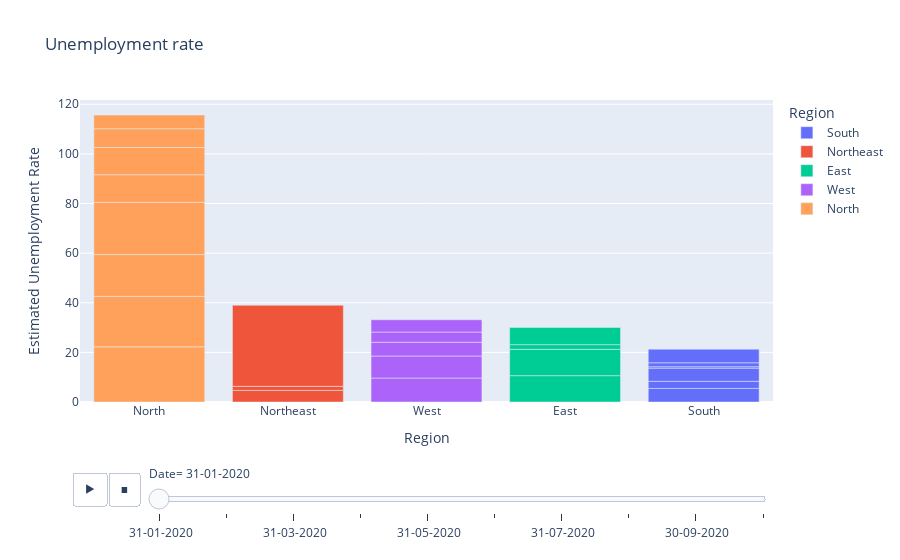

The notebook cell this image was saved under:
### Code cell
fg = px.bar(df,x='Region',y='Estimated Unemployment Rate',color='Region',title='Unemployment rate',animation_frame='Date',template='plotly')
fg.update_layout(xaxis={'categoryorder':'total descending'})
fg.show()

### Figure 1 — Plotly figure (JSON) as saved in the notebook; plotly's stock layout.template omitted (floating-point values rounded to 4 significant figures)
{"data": [{"alignmentgroup": "True", "hovertemplate": "Region=%{x}<br>Date= 31-01-2020<br>Estimated Unemployment Rate=%{y}<extra></extra>", "legendgroup": "South", "marker": {"color": "#636efa", "pattern": {"shape": ""}}, "name": "South", "offsetgroup": "South", "orientation": "v", "showlegend": true, "textposition": "auto", "type": "bar", "x": ["South", "South", "South", "South", "South", "South"], "xaxis": "x", "y": [5.48, 2.86, 5.31, 0.58, 1.57, 5.49], "yaxis": "y"}, {"alignmentgroup": "True", "hovertemplate": "Region=%{x}<br>Date= 31-01-2020<br>Estimated Unemployment Rate=%{y}<extra></extra>", "legendgroup": "Northeast", "marker": {"color": "#EF553B", "pattern": {"shape": ""}}, "name": "Northeast", "offsetgroup": "Northeast", "orientation": "v", "showlegend": true, "textposition": "auto", "type": "bar", "x": ["Northeast", "Northeast", "Northeast"], "xaxis": "x", "y": [4.66, 1.66, 32.67], "yaxis": "y"}, {"alignmentgroup": "True", "hovertemplate": "Region=%{x}<br>Date= 31-01-2020<br>Estimated Unemployment Rate=%{y}<extra></extra>", "legendgroup": "East", "marker": {"color": "#00cc96", "pattern": {"shape": ""}}, "name": "East", "offsetgroup": "East", "orientation": "v", "showlegend": true, "textposition": "auto", "type": "bar", "x": ["East", "East", "East", "East"], "xaxis": "x", "y": [10.61, 10.61, 1.9, 6.94], "yaxis": "y"}, {"alignmentgroup": "True", "hovertemplate": "Region=%{x}<br>Date= 31-01-2020<br>Estimated Unemployment Rate=%{y}<extra></extra>", "legendgroup": "West", "marker": {"color": "#ab63fa", "pattern": {"shape": ""}}, "name": "West", "offsetgroup": "West", "orientation": "v", "showlegend": true, "textposition": "auto", "type": "bar", "x": ["West", "West", "West", "West", "West"], "xaxis": "x", "y": [9.65, 8.89, 5.54, 4.11, 4.95], "yaxis": "y"}, {"alignmentgroup": "True", "hovertemplate": "Region=%{x}<br>Date= 31-01-2020<br>Estimated Unemployment Rate=%{y}<extra></extra>", "legendgroup": "North", "marker": {"color": "#FFA15A", "pattern": {"shape": ""}}, "name": "North", "offsetgroup": "North", "orientation": "v", "showlegend": true, "textposition": "auto", "type": "bar", "x": ["North", "North", "North", "North", "North", "North", "North", "North"], "xaxis": "x", "y": [22.23, 20.34, 16.83, 21.08, 11.11, 10.97, 7.58, 5.49], "yaxis": "y"}], "layout": {"barmode": "relative", "legend": {"title": {"text": "Region"}, "tracegroupgap": 0}, "sliders": [{"active": 0, "currentvalue": {"prefix": "Date="}, "len": 0.9, "pad": {"b": 10, "t": 60}, "steps": [{"args": [[" 31-01-2020"], {"frame": {"duration": 0, "redraw": true}, "fromcurrent": true, "mode": "immediate", "transition": {"duration": 0, "easing": "linear"}}], "label": " 31-01-2020", "method": "animate"}, {"args": [[" 29-02-2020"], {"frame": {"duration": 0, "redraw": true}, "fromcurrent": true, "mode": "immediate", "transition": {"duration": 0, "easing": "linear"}}], "label": " 29-02-2020", "method": "animate"}, {"args": [[" 31-03-2020"], {"frame": {"duration": 0, "redraw": true}, "fromcurrent": true, "mode": "immediate", "transition": {"duration": 0, "easing": "linear"}}], "label": " 31-03-2020", "method": "animate"}, {"args": [[" 30-04-2020"], {"frame": {"duration": 0, "redraw": true}, "fromcurrent": true, "mode": "immediate", "transition": {"duration": 0, "easing": "linear"}}], "label": " 30-04-2020", "method": "animate"}, {"args": [[" 31-05-2020"], {"frame": {"duration": 0, "redraw": true}, "fromcurrent": true, "mode": "immediate", "transition": {"duration": 0, "easing": "linear"}}], "label": " 31-05-2020", "method": "animate"}, {"args": [[" 30-06-2020"], {"frame": {"duration": 0, "redraw": true}, "fromcurrent": true, "mode": "immediate", "transition": {"duration": 0, "easing": "linear"}}], "label": " 30-06-2020", "method": "animate"}, {"args": [[" 31-07-2020"], {"frame": {"duration": 0, "redraw": true}, "fromcurrent": true, "mode": "immediate", "transition": {"duration": 0, "easing": "linear"}}], "label": " 31-07-2020", "method": "animate"}, {"args": [[" 31-08-2020"], {"frame": {"duration": 0, "redraw": true}, "fromcurrent": true, "mode": "immediate", "transition": {"duration": 0, "easing": "linear"}}], "label": " 31-08-2020", "method": "animate"}, {"args": [[" 30-09-2020"], {"frame": {"duration": 0, "redraw": true}, "fromcurrent": true, "mode": "immediate", "transition": {"duration": 0, "easing": "linear"}}], "label": " 30-09-2020", "method": "animate"}, {"args": [[" 31-10-2020"], {"frame": {"duration": 0, "redraw": true}, "fromcurrent": true, "mode": "immediate", "transition": {"duration": 0, "easing": "linear"}}], "label": " 31-10-2020", "method": "animate"}], "x": 0.1, "xanchor": "left", "y": 0, "yanchor": "top"}], "title": {"text": "Unemployment rate"}, "updatemenus": [{"buttons": [{"args": [null, {"frame": {"duration": 500, "redraw": true}, "fromcurrent": true, "mode": "immediate", "transition": {"duration": 500, "easing": "linear"}}], "label": "&#9654;", "method": "animate"}, {"args": [[null], {"frame": {"duration": 0, "redraw": true}, "fromcurrent": true, "mode": "immediate", "transition": {"duration": 0, "easing": "linear"}}], "label": "&#9724;", "method": "animate"}], "direction": "left", "pad": {"r": 10, "t": 70}, "showactive": false, "type": "buttons", "x": 0.1, "xanchor": "right", "y": 0, "yanchor": "top"}], "xaxis": {"anchor": "y", "categoryarray": ["South", "Northeast", "East", "West", "North"], "categoryorder": "total descending", "domain": [0, 1], "title": {"text": "Region"}}, "yaxis": {"anchor": "x", "domain": [0, 1], "title": {"text": "Estimated Unemployment Rate"}}}}
